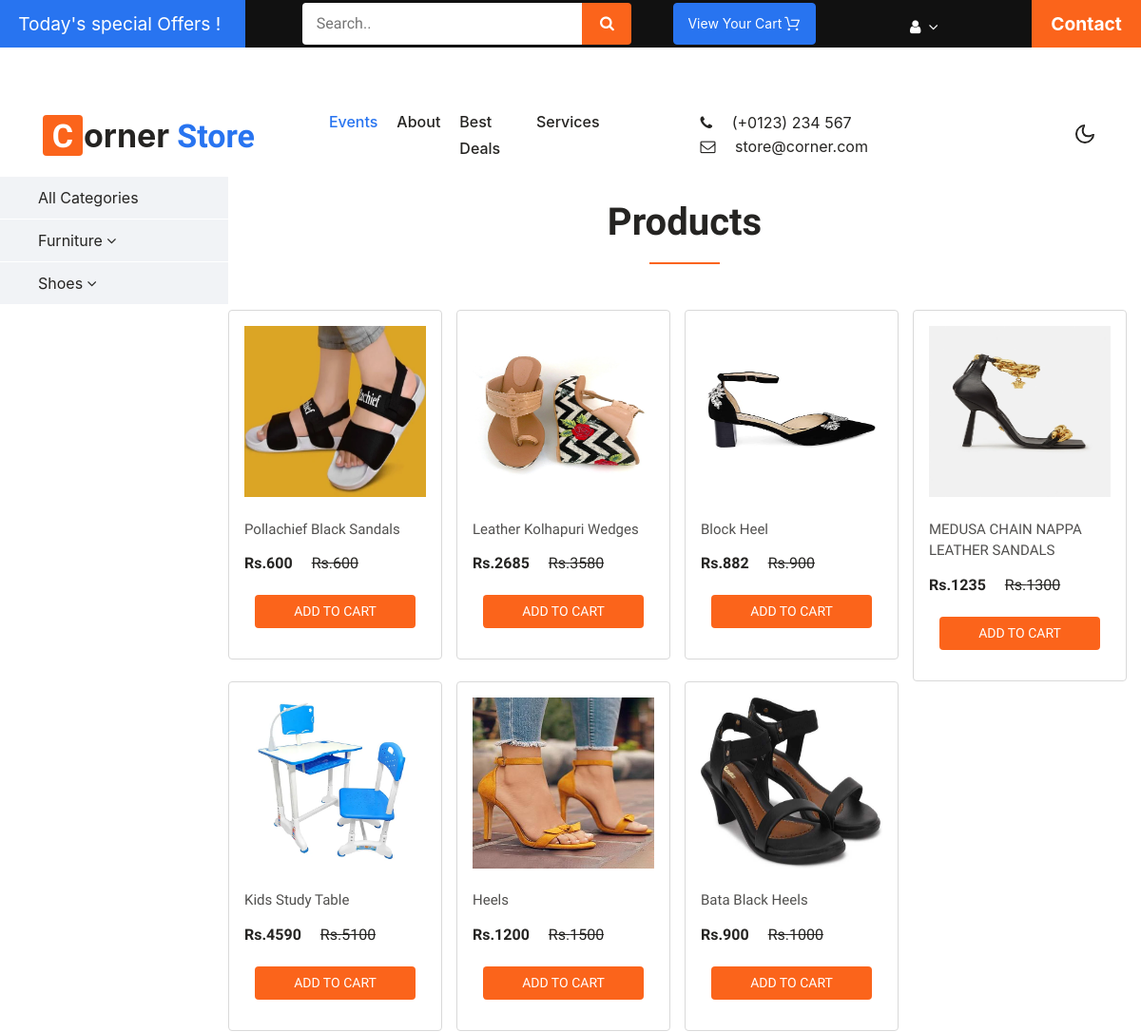
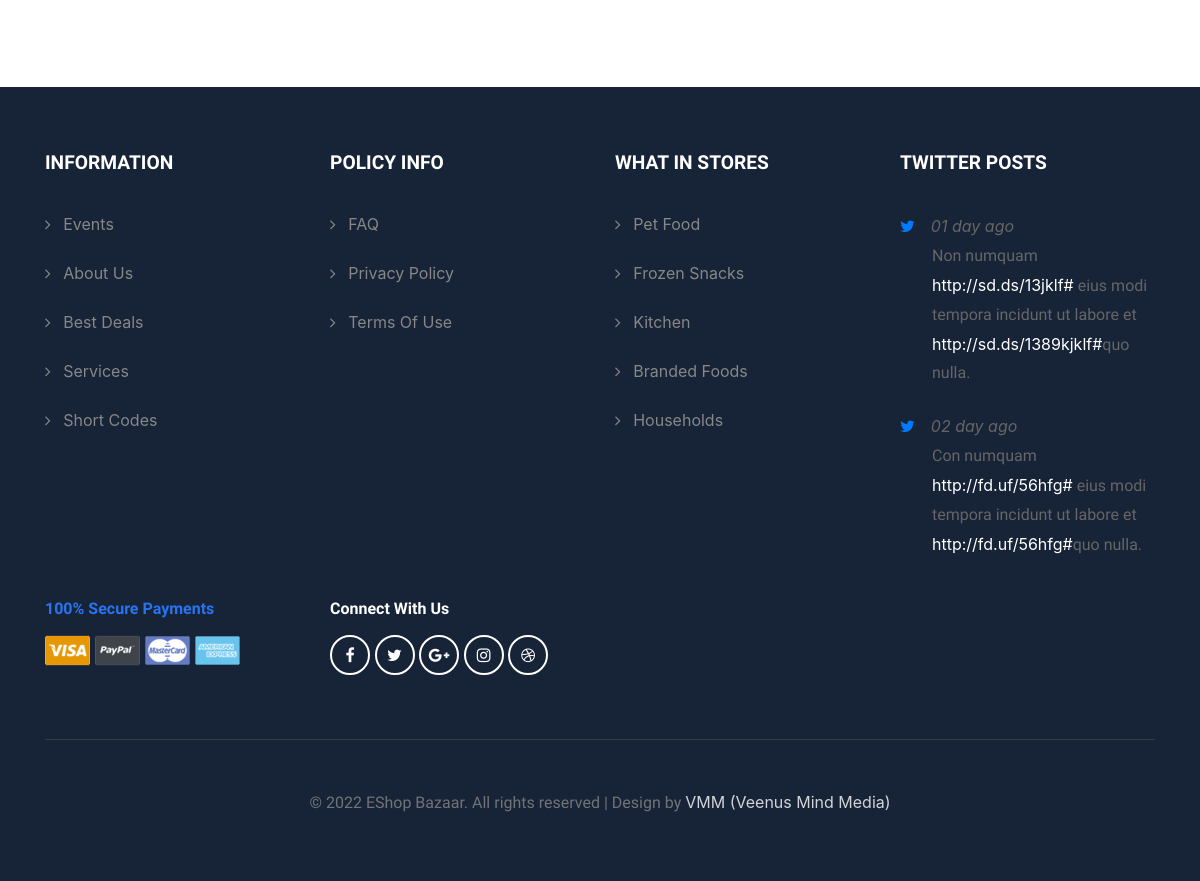
The page /productpage.php on the database its author committed (2 pictures, top to bottom).
### tables this page shows
CREATE TABLE `categorytable` (
  `categoryid` int(11) NOT NULL,
  `categoryname` varchar(100) NOT NULL,
  `descp` varchar(500) NOT NULL
);

CREATE TABLE `producttable` (
  `productid` int(11) NOT NULL,
  `productname` varchar(100) NOT NULL,
  `photo` varchar(200) NOT NULL,
  `mrp` float NOT NULL,
  `discount` float NOT NULL,
  `price` float NOT NULL,
  `subcatid` int(11) NOT NULL,
  `descp` varchar(500) NOT NULL
);

### productpage.php (the view, shortened to what this page needs)
<?php
include("connection.php");
$subcatid = "";
$search = "";
?>
<!doctype html>
<html lang="en">
<head>
    <?php include("headerfiles.php"); ?>
</head>
<body>
<?php
if(isset($_SESSION['USEREMAIL'])){
    include("userheader.php");
}else{
    include("header.php");
}
?>
<div class="banner">
    <?php include("categoryLinks.php"); ?>
    <div class="w3l_banner_nav_right">
        <div class="container">
            <div class="w3ls_w3l_banner_nav_right_grid">
                <h3 class="mt-4">Products</h3>
                <div class="w3ls_w3l_banner_nav_right_grid1">
                    <div class="row pro-grids-inn">
                        <?php
                        if($subcatid == '' && $search == ""){
                            $selProd = "select * from producttable order by productid desc LIMIT 0,12";
                        }else if($subcatid!=""){
                            $selProd = "select * from producttable where subcatid='$subcatid'";
                        }else if($search!=""){
                            $selProd = "select * from producttable where productname LIKE '%$search%'";
                        }
                        $resProd = mysqli_query($con,$selProd);
                        while($rowProd = mysqli_fetch_array($resProd)){
                            ?>
                            <div class="col-lg-3 col-sm-6 w3ls_w3l_banner_left">
                                <div class="hover14 column">
                                    <div class="agile_top_brand_left_grid w3l_agile_top_brand_left_grid">
                                        <div class="agile_top_brand_left_grid1">
                                            <figure>
                                                <div class="snipcart-item block">
                                                    <div class="snipcart-thumb">
                                                        <a href="singleproduct.php?productid=<?php echo $rowProd[0]; ?>"><img src="productimages/<?php
                                                            echo  $rowProd['photo'] ?>" alt=" " style="width:200px;height:180px;"    class="img-fluid" /></a>
                                                        <p><?php echo $rowProd['productname']; ?></p>
                                                        <h4>Rs.<?php echo $rowProd['price']; ?> <span>Rs.<?php echo $rowProd['mrp']; ?></span></h4>
                                                    </div>
                                                    <div class="snipcart-details">
                                                        <input type="button" onclick="addtocart(<?php echo $rowProd['productid']; ?>)" name="submit"
                                                               value="Add to cart" class="button" />
                                                    </div>
                                                </div>
                                            </figure>
                                        </div>
                                    </div>
                                </div>
                            </div>
                        <?php
                        }
                        ?>
                    </div>
                </div>
            </div>
        </div>
    </div>
</div>
<?php include("footer.php"); ?>
</body>
</html>

### categoryLinks.php (shortened to what this page needs)
<?php
include("connection.php");
?>
<div class="w3l_banner_nav_left">
    <nav class="navbar navbar-expand-lg navbar-light p-lg-0">
        <div class="collapse navbar-collapse" id="navbarNav">
            <ul class="navbar-nav nav_1">
                <li class="nav-item"><a class="nav-link" href="subcategorypage.php">All Categories</a></li>
                <?php
                $qr1 = "select * from categorytable";
                $res1 = mysqli_query($con,$qr1);
                while($row1 = mysqli_fetch_array($res1)){
                ?>
                    <li class="nav-item dropdown">
                        <a class="nav-link dropdown-toggle" href="#" id="navbarDropdown" role="button"
                           data-toggle="dropdown" aria-haspopup="true" aria-expanded="false">
                            <?php echo $row1['categoryname']; ?> <span class="fa fa-angle-down"></span>
                        </a>
                    </li>
                <?php
                }
                ?>
            </ul>
        </div>
    </nav>
</div>

### header.php (style rules this page uses)
* { box-sizing: border-box; font-family: -apple-system, BlinkMacSystemFont, "Segoe UI", Roboto, Oxygen-Sans, Ubuntu, Cantarell, "Helvetica Neue", sans-serif; }

### rows shown on the page
categorytable: categoryname "Furniture"
categorytable: categoryname "Shoes"
producttable: photo (picture), productname "Pollachief Black Sandals", price "600", mrp "600"
producttable: photo (picture), productname "Leather Kolhapuri Wedges", price "2685", mrp "3580"
producttable: photo (picture), productname "Block Heel", price "882", mrp "900"
producttable: photo (picture), productname "MEDUSA CHAIN NAPPA LEATHER SANDALS", price "1235", mrp "1300"
producttable: photo (picture), productname "Kids Study Table", price "4590", mrp "5100"
producttable: photo (picture), productname "Heels", price "1200", mrp "1500"
producttable: photo (picture), productname "Bata Black Heels", price "900", mrp "1000"
